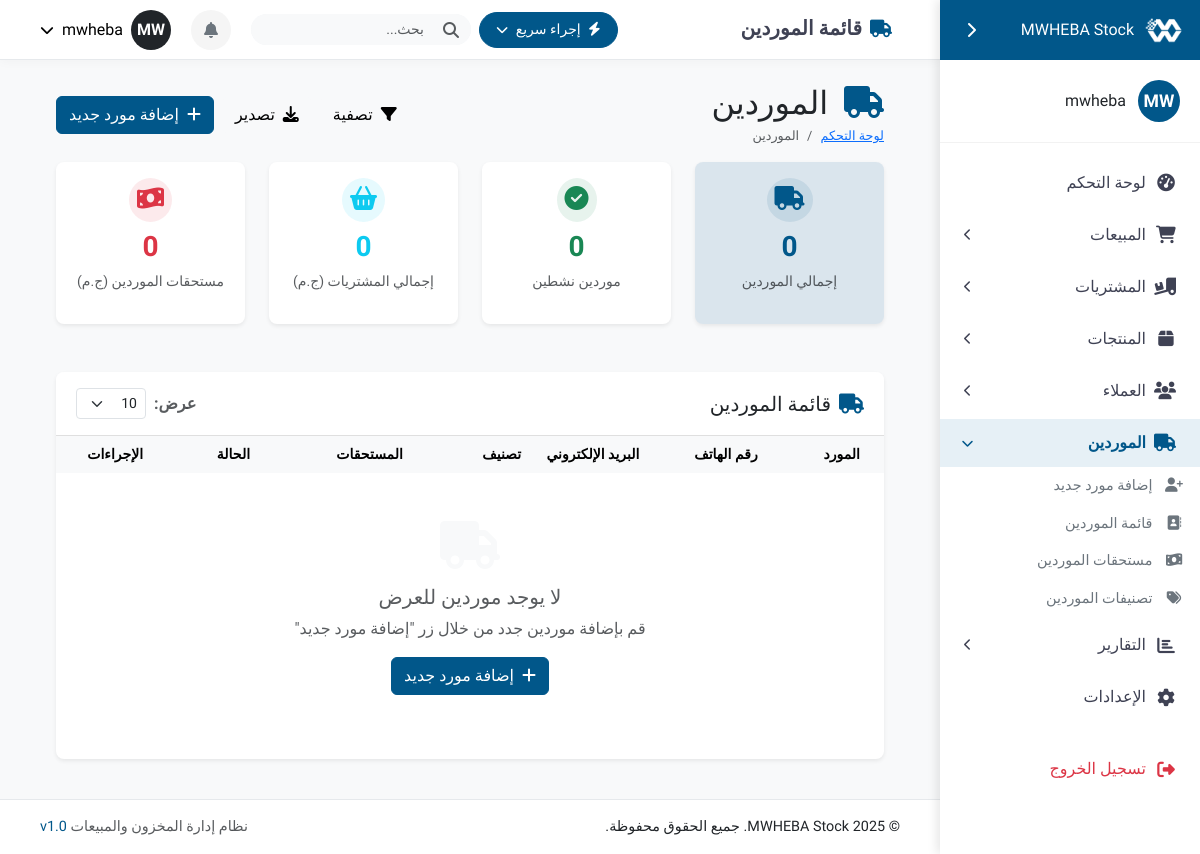
The app's page /suppliers/ (signed in), older data.
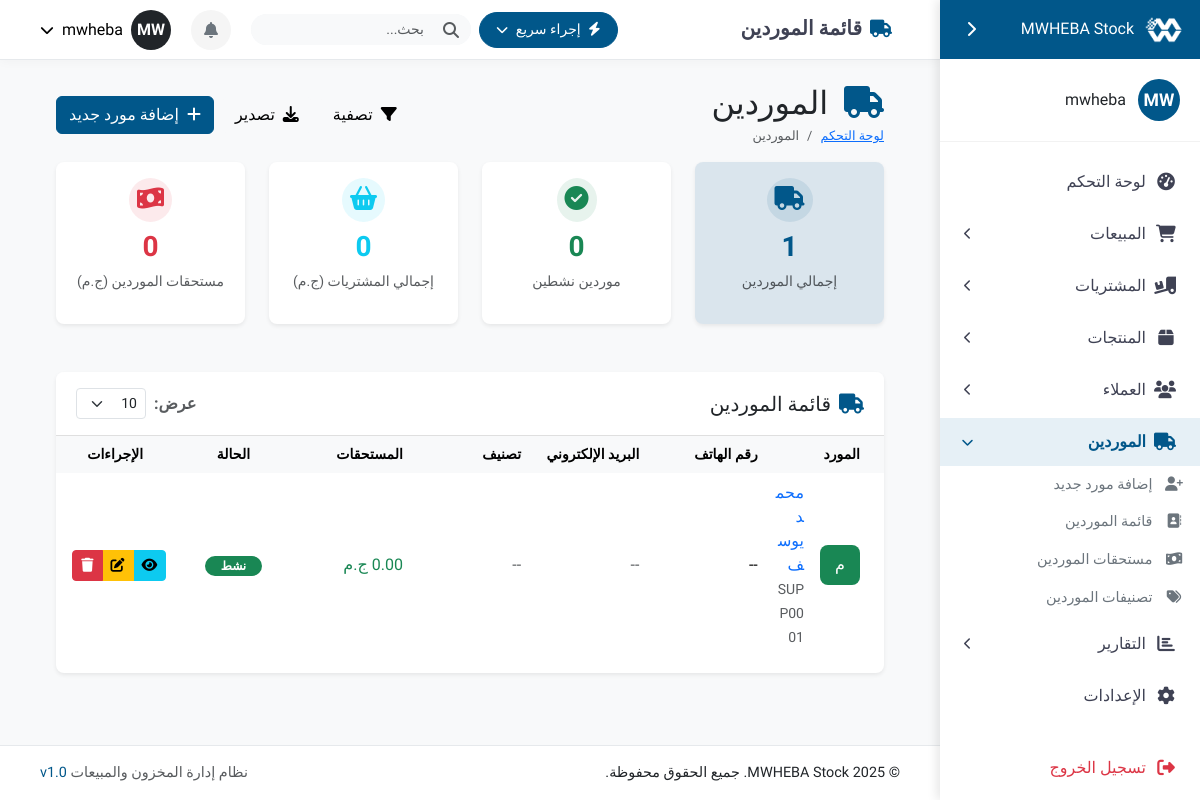
The same page, newer data.
### suppliers/models.py (models this page shows, shortened)
class Supplier(models.Model):
    STATUS_CHOICES = (
        ('active', _('نشط')),
        ('inactive', _('غير نشط')),
        ('blocked', _('محظور')),
    )
    phone_regex = RegexValidator(
        regex=r'^\+?1?\d{9,15}$',
        message=_("يجب أن يكون رقم الهاتف بتنسيق: '+999999999'. يُسمح بـ 15 رقم.")
    )
    name = models.CharField(_("اسم المورد"), max_length=255)
    code = models.CharField(_("كود المورد"), max_length=20, unique=True, blank=True, null=True)
    phone = models.CharField(_("رقم الهاتف"), validators=[phone_regex], max_length=20, blank=True, null=True)
    alternative_phone = models.CharField(_("رقم هاتف بديل"), max_length=20, blank=True, null=True)
    email = models.EmailField(_("البريد الإلكتروني"), blank=True, null=True)
    address = models.CharField(_("العنوان"), max_length=255, blank=True, null=True)
    status = models.CharField(_("الحالة"), max_length=20, choices=STATUS_CHOICES, default='active')
    category = models.ForeignKey(SupplierCategory, verbose_name=_("التصنيف"), on_delete=models.SET_NULL,
                               related_name='suppliers', blank=True, null=True)
    is_preferred = models.BooleanField(_("مورد مفضل"), default=False)
    credit_limit = models.DecimalField(_("حد الائتمان"), max_digits=10, decimal_places=2, default=0)
    tax_number = models.CharField(_("الرقم الضريبي"), max_length=50, blank=True, null=True)
    notes = models.TextField(_("ملاحظات"), blank=True, null=True)
    payment_terms = models.CharField(_("شروط الدفع"), max_length=255, blank=True, null=True)
    balance = models.DecimalField(_("المستحقات"), max_digits=10, decimal_places=2, default=0)
    total_purchases = models.DecimalField(_("إجمالي المشتريات"), max_digits=12, decimal_places=2, default=0)
    created_at = models.DateTimeField(_("تاريخ الإنشاء"), auto_now_add=True)
    updated_at = models.DateTimeField(_("تاريخ التحديث"), auto_now=True)
    last_purchase_date = models.DateField(_("تاريخ آخر شراء"), blank=True, null=True)
    class Meta:
        verbose_name = _("مورد")
        verbose_name_plural = _("الموردين")
        ordering = ['-created_at']
    def get_status_display_class(self):
        status_classes = {
            'active': 'success',
            'inactive': 'warning',
            'blocked': 'danger'
        }
        return status_classes.get(self.status, 'secondary')

### suppliers/views.py (the view, shortened to what this page needs)
# urls.py: path('', views.supplier_list, name='supplier-list'),
@login_required
def supplier_list(request):
    form = SupplierSearchForm(request.GET)
    search_query = request.GET.get('search', '')
    debt_status = request.GET.get('payment_status', '')
    category_id = request.GET.get('category', '')
    status = request.GET.get('status', '')
    sort_by = request.GET.get('sort_by', '-created_at')
    suppliers = Supplier.objects.all()
    if category_id and category_id.isdigit():
        suppliers = suppliers.filter(category_id=category_id)
    if status:
        suppliers = suppliers.filter(status=status)
    if debt_status == 'with_debts':
        suppliers = suppliers.filter(balance__gt=0)
    elif debt_status == 'no_debts':
        suppliers = suppliers.filter(balance__lte=0)
    elif debt_status == 'exceed_limit':
        suppliers = suppliers.filter(credit_limit__gt=0).filter(balance__gt=F('credit_limit'))
    if sort_by:
        suppliers = suppliers.order_by(sort_by)
    supplier_count = suppliers.count()
    total_purchases = suppliers.aggregate(total=Sum('total_purchases'))['total'] or 0
    total_balance = suppliers.aggregate(total=Sum('balance'))['total'] or 0
    thirty_days_ago = timezone.now().date() - timezone.timedelta(days=30)
    active_suppliers = suppliers.filter(last_purchase_date__gte=thirty_days_ago).count()
    page_size = int(request.GET.get('page_size', 10))
    paginator = Paginator(suppliers, page_size)
    page_number = request.GET.get('page', 1)
    page_obj = paginator.get_page(page_number)
    categories = SupplierCategory.objects.all()
    context = {
        'suppliers': page_obj,
        'form': form,
        'categories': categories,
        'total_suppliers': supplier_count,
        'active_suppliers': active_suppliers,
        'total_purchases': total_purchases,
        'total_balance': total_balance,
        'search_query': search_query,
        'debt_status': debt_status,
        'category_id': category_id,
        'status': status,
        'sort_by': sort_by,
        'is_paginated': paginator.num_pages > 1,
        'page_obj': page_obj,
        'paginator': paginator,
        'page_size': page_size,
    }
    export_format = request.GET.get('export')
    if export_format:
        return export_suppliers(request, suppliers, export_format)
    return render(request, 'suppliers/supplier_list.html', context)

### accounts/models.py (called while the page is built)
    def get_initials(self):
        initials = ""
        if self.first_name:
            initials += self.first_name[0]
        if self.last_name:
            initials += self.last_name[0]
        if not initials:
            initials = self.username[0:2]
        return initials.upper()

    def get_color_class(self):
        return self.color_code or 'primary'

### templates/suppliers/supplier_list.html (shortened to what this page needs)
{% extends 'base.html' %}
{% load i18n %}
{% load static %}
{% load custom_filters %}
{% block content %}
<div class="container-fluid">
    <div class="d-flex flex-column flex-md-row align-items-center justify-content-between mb-3">
        <div>
            <h2 class="mb-1">
                <i class="fas fa-truck text-primary me-2"></i> الموردين
            </h2>
            <nav aria-label="breadcrumb">
                <ol class="breadcrumb mb-0">
                    <li class="breadcrumb-item"><a href="{% url 'dashboard' %}">لوحة التحكم</a></li>
                    <li class="breadcrumb-item active" aria-current="page">الموردين</li>
                </ol>
            </nav>
        </div>
        <div class="d-flex mt-3 mt-md-0">
            <button class="btn btn-light me-2" type="button" data-bs-toggle="collapse" data-bs-target="#searchCollapse" aria-expanded="false">
                <i class="fas fa-filter me-1"></i> تصفية
            </button>
            <div class="dropdown me-2">
                <button class="btn btn-light dropdown-toggle" type="button" id="exportDropdown" data-bs-toggle="dropdown" aria-expanded="false">
                    <i class="fas fa-download me-1"></i> تصدير
                </button>
            </div>
            <button type="button" class="btn btn-primary" data-bs-toggle="modal" data-bs-target="#addSupplierModal">
                <i class="fas fa-plus me-1"></i> إضافة مورد جديد
            </button>
        </div>
    </div>
    {% include 'suppliers/includes/stats_cards.html' %}
    {% include 'suppliers/includes/suppliers_table.html' %}
</div>
{% endblock %}

### templates/suppliers/includes/suppliers_table.html (shortened to what the changed rows need)
<div class="card shadow-sm">
    <div class="card-body p-0">
        <div class="table-responsive">
            <table class="table table-hover table-borderless align-middle">
                <thead class="table-light text-secondary small">
                    <tr>
                        <th class="ps-4">المورد</th>
                        <th>رقم الهاتف</th>
                        <th>البريد الإلكتروني</th>
                        <th>تصنيف</th>
                        <th>المستحقات</th>
                        <th class="text-center">الحالة</th>
                        <th class="text-center">الإجراءات</th>
                    </tr>
                </thead>
                <tbody>
                    {% for supplier in suppliers %}
                    <tr class="{% if forloop.counter|divisibleby:2 %}bg-light{% endif %}">
                        <td class="ps-4">
                            <div class="d-flex align-items-center">
                                <div class="me-3">
                                    <div class="avatar bg-{{ supplier.get_status_display_class }} text-white" style="width: 40px; height: 40px; font-size: 16px; border-radius: 8px; display: flex; align-items: center; justify-content: center;">
                                        {{ supplier.name|slice:":1"|upper }}
                                    </div>
                                </div>
                                <div>
                                    <a href="#" class="text-decoration-none fw-medium d-block view-supplier-btn" data-id="{{ supplier.id }}">
                                        {{ supplier.name }}
                                    </a>
                                    <small class="text-muted">{{ supplier.code }}</small>
                                </div>
                            </div>
                        </td>
                        <td dir="ltr" class="text-start">{{ supplier.phone|default:"--" }}</td>
                        <td>
                            {% if supplier.email %}
                                <a href="mailto:{{ supplier.email }}" class="text-decoration-none text-muted">{{ supplier.email }}</a>
                            {% else %}
                                <span class="text-muted">--</span>
                            {% endif %}
                        </td>
                        <td>
                            {% if supplier.category %}
                                <span class="badge bg-{{ supplier.category.color_code }} px-2 py-1">{{ supplier.category.name }}</span>
                            {% else %}
                                <span class="text-muted">--</span>
                            {% endif %}
                        </td>
                        <td>
                            {% if supplier.balance > 0 %}
                                <span class="fw-bold text-danger">{{ supplier.balance|floatformat:2 }} ج.م</span>
                            {% else %}
                                <span class="text-success">0.00 ج.م</span>
                            {% endif %}
                        </td>
                        <td class="text-center">
                            {% if supplier.status == 'active' %}
                                <span class="badge bg-success rounded-pill px-3">نشط</span>
                            {% elif supplier.status == 'inactive' %}
                                <span class="badge bg-warning text-dark rounded-pill px-3">غير نشط</span>
                            {% else %}
                                <span class="badge bg-danger rounded-pill px-3">محظور</span>
                            {% endif %}
                        </td>
                        <td>
                            <div class="btn-group btn-group-sm">
                                <button type="button" class="btn btn-info view-supplier-btn"
                                    data-id="{{ supplier.id }}" title="عرض التفاصيل">
                                    <i class="fas fa-eye"></i>
                                </button>
                                <button type="button" class="btn btn-warning edit-supplier-btn"
                                    data-id="{{ supplier.id }}" title="تعديل">
                                    <i class="fas fa-edit"></i>
                                </button>
                                <button type="button" class="btn btn-danger"
                                    data-bs-toggle="modal" data-bs-target="#deleteSupplierModal"
                                    data-id="{{ supplier.id }}" data-name="{{ supplier.name }}" title="حذف">
                                    <i class="fas fa-trash"></i>
                                </button>
                            </div>
                        </td>
                    </tr>
                    {% empty %}
                    <tr>
                        <td colspan="7" class="text-center py-5">
                            <div class="text-muted">
                                <i class="fas fa-truck fa-3x mb-3 text-light"></i>
                                <h5>لا يوجد موردين للعرض</h5>
                                <p>قم بإضافة موردين جدد من خلال زر "إضافة مورد جديد"</p>
                                <button type="button" class="btn btn-primary" data-bs-toggle="modal" data-bs-target="#addSupplierModal">
                                    <i class="fas fa-plus me-1"></i> إضافة مورد جديد
                                </button>
                            </div>
                        </td>
                    </tr>
                    {% endfor %}
                </tbody>
            </table>
        </div>
    </div>
</div>

Row changes from the older to the newer data that the page shows:
added Supplier: name "م", name "محمد يوسف", code "SUPP0001", phone "--", balance "0.00 ج.م", status "نشط"
Text that changed along with them:
{{ total_suppliers }}: "0" → "1"
text no longer shown: "لا يوجد موردين للعرض قم بإضافة موردين جدد من خلال زر \"إضافة مورد جديد\" إضافة مورد جديد"
